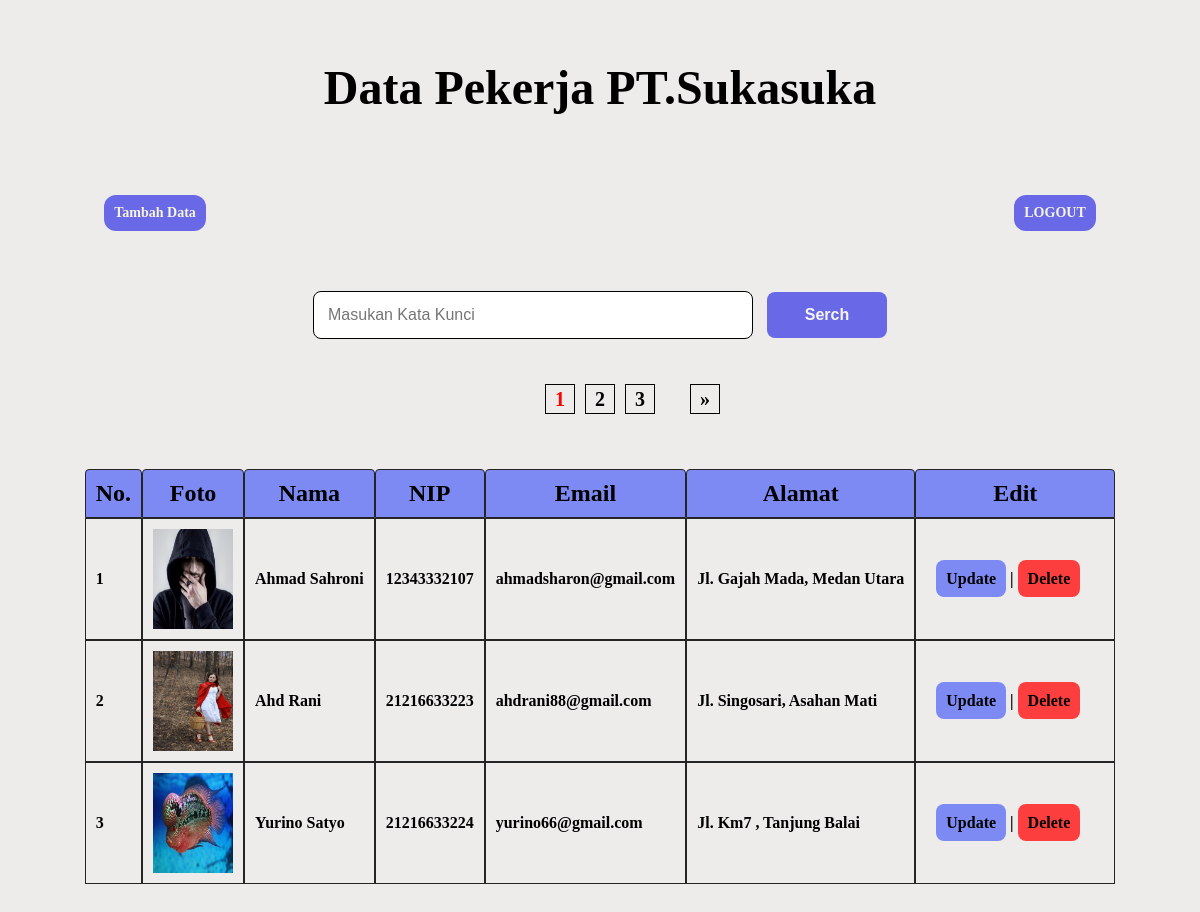
The app's page /index.php (signed in) with its own data.
### tables this page shows
CREATE TABLE `data_karyawan` (
  `id` int(11) NOT NULL,
  `foto` varchar(200) NOT NULL,
  `nama` varchar(200) NOT NULL,
  `nip` varchar(12) NOT NULL,
  `email` varchar(255) NOT NULL,
  `alamat` text NOT NULL
);

### functions/functions.php (called while the page is built, shortened)
<?php
$conn = mysqli_connect('localhost','root','','data_pekerja');
function query($query) {
    global $conn;
    $result = mysqli_query($conn,$query);
    $datas  = [];
    while ($data = mysqli_fetch_assoc($result)) {
        $datas[] = $data ;
    }
    return $datas ;
}
?>

### index.php (the view, shortened to what this page needs)
<?php
require ('functions/functions.php');
$dataperHalaman = 3;
$jumlahData = count(query("SELECT * FROM data_karyawan"));
$jumlahHalaman = ceil($jumlahData / $dataperHalaman);
$halamanAktif = isset($_GET['halaman']) ? $_GET['halaman'] : 1 ;
$awalanData = ($dataperHalaman * $halamanAktif) - $dataperHalaman;
$data_pekerja = query("SELECT * FROM data_karyawan LIMIT $awalanData , $dataperHalaman ");
?>
<html lang="en">
<head>
    <link rel="stylesheet" href="index.css">
</head>
<body>
    <div class="container" >
        <h1 class="tittle">Data Pekerja PT.Sukasuka</h1>
        <div class="menu" >
            <a href="tambah/tambah.php" class="tambah"  >Tambah Data</a>
            <a href="logout.php" class="logout">LOGOUT</a>
        </div>
        <div class="serching">
            <form action="" method="post" >
                <input type="text" name="keyword" placeholder="Masukan Kata Kunci" class="keyword" id="keyword" >
                <button type="submit" name="serch" class="serch" id="btnCari" >Serch</button>
            </form>
        </div>
        <div class="paginations">
            <div class="prev" >
            </div>
            <div class="aktiv" >
                <?php for($i = 1 ;$i <= $jumlahHalaman; $i++ ) : ?>
                    <?php if($i == $halamanAktif) : ?>
                        <a href="?halaman=<?= $i ?>" class="on"  style="font-weight:bolder;color:red;" ><?= $i ?></a>
                        <?php else : ?>
                            <a href="?halaman=<?= $i ?>" class="off"  ><?= $i ?></a>
                        <?php endif; ?>
                <?php endfor; ?>
            </div>
            <div class="aft" >
                <?php if($halamanAktif < $jumlahHalaman): ?>
                    <a href="?halaman=<?= $halamanAktif + 1; ?>" >&raquo;</a>
                    <?php else : ?>
                    <?php endif; ?>
            </div>
        </div>
        <div class="table" id="container" >
            <table  cellpadding="10" cellspacing="0"; >
                <tr>
                    <th>No.</th>
                    <th>Foto</th>
                    <th>Nama</th>
                    <th>NIP</th>
                    <th>Email</th>
                    <th>Alamat</th>
                    <th>Edit</th>
                </tr>
                <?php $i = 1  ?>
                <?php foreach($data_pekerja as $datas) :?>
                <tr>
                    <td><?= $i + $awalanData ?></td>
                    <td><img src="images/<?= $datas['foto']; ?>" alt=""></td>
                    <td><?= ucwords($datas['nama']) ; ?></td>
                    <td><?= $datas['nip']; ?></td>
                    <td><?= $datas['email']; ?></td>
                    <td><?= ucwords($datas['alamat']); ?></td>
                    <div class="ubah">
                        <td class="change" >
                            <a href="update/update.php?id=<?= $datas['id']; ?>" class="update" >Update</a> |
                            <a href="delete.php?id=<?= $datas['id']; ?>" class="delete"  onclick="return confirm('Apakah Anda Yakin..??')">Delete</a>
                        </td>
                    </div>
                </tr>
                <?php $i++ ?>
                <?php endforeach; ?>
            </table>
        </div>
    </div>
</body>
</html>

### index.css (style rules this page uses)
*,html { margin: 0; padding: 0; box-sizing: border-box; }
body { background-color: rgb(238, 235, 235); }
.container { max-width: 1200px; margin: 0 auto; }
h1 { display: flex; justify-content: center; text-align: center; margin : 30px 0; margin-bottom: 80px; margin-top: 60px; font-size: 48px; font-weight: bolder; }
.menu { display: flex; justify-content: space-around; }
.tambah { text-decoration: none; margin-right: 50%; font-size: 14px; font-weight: bold; border: 1px solid black; border-radius: 12px; padding: 10px; background-color: rgb(105, 105, 231); color: beige; -webkit-border-radius: 12px; -moz-border-radius: 12px; -ms-border-radius: 12px; -o-border-radius: 12px; border: none; }
.logout { text-decoration: none; font-size: 14px; font-weight: bold; border: 1px solid black; border-radius: 12px; padding: 10px; background-color: rgb(105, 105, 231); color: beige; -webkit-border-radius: 12px; -moz-border-radius: 12px; -ms-border-radius: 12px; -o-border-radius: 12px; border: none; }
.serching { display: flex; justify-content: center; align-items: center; }
.keyword { font-size: 16px; padding: 14px; width: 440px; margin-top: 60px; border: 1.5px solid black; border-radius: 8px; -webkit-border-radius: 8px; -moz-border-radius: 8px; -ms-border-radius: 8px; -o-border-radius: 8px; }
.serch { padding: 14px; margin-left: 10px; background-color:rgb(105, 105, 231); font-size: 16px; font-weight: bold; color: whitesmoke; border: none; border-radius: 8px; width: 120px; cursor: pointer; }
.paginations { max-width: 1200px; display: flex; justify-content: center; align-items: center; margin-top: 20px; padding: 10px; }
.prev { width: 30px; height: 30px; margin-right: 20px; }
.aktiv { width: auto; height: 30px; display: flex; justify-content: center; align-items: center; margin: 15px; gap: 10px; }
.aktiv a { border: 1px solid black; color: black; width: 30px; height: 30px; }
.on { color: tomato; text-decoration: none; font-size: 20px; font-weight: bolder; display: flex; justify-content: center; align-items: center; }
.off { text-decoration: none; font-size: 20px; font-weight: bolder; display: flex; justify-content: center; align-items: center; }
.aft { width: 30px; height: 30px; margin-left: 20px; }
.aft a { height: 30px; color: black; border: 1px solid black ; text-decoration: none; font-size: 20px; font-weight: bold; display: flex; justify-content: center; align-items: center; text-align: center; }
.table { display: flex; justify-content: center; align-items: center; padding: 10px; margin: 20px; margin-top: 20px ; }
tr th { padding: 10px; font-weight: bold; font-size: 24px; background-color: rgb(126, 138, 243); border: 1.5px solid rgb(37, 37, 37); border-radius: 4px 4px 0 0; -webkit-border-radius: 4px 4px 0 0; -moz-border-radius: 4px 4px 0 0; -ms-border-radius: 4px 4px 0 0; -o-border-radius: 4px 4px 0 0; }
th { margin: 10px; }
tr td { font-size: 16px; padding: 10px; font-weight: bold; border: 1.5px solid rgb(37, 37, 37); }
.ubah { display: flex; }
.change { padding: 20px; width: 200px; }
.update { text-decoration: none; background-color: rgb(126, 138, 243) ; color: black ; padding: 10px; border-radius: 8px; font-weight: bold; font-size: 16px; }
.delete { text-decoration: none; background-color: rgb(253, 62, 62) ; color: black ; padding: 10px; border-radius: 8px; font-weight: bold; font-size: 16px; }
img { width: 80px; height: 100px; }

### records on screen
data_karyawan: awalanData "1", foto (picture), nama "Ahmad Sahroni", nip "12343332107", email "ahmadsharon@gmail.com", alamat "Jl. Gajah Mada, Medan Utara"
data_karyawan: awalanData "2", foto (picture), nama "Ahd Rani", nip "21216633223", email "ahdrani88@gmail.com", alamat "Jl. Singosari, Asahan Mati"
data_karyawan: awalanData "3", foto (picture), nama "Yurino Satyo", nip "21216633224", email "yurino66@gmail.com", alamat "Jl. Km7 , Tanjung Balai"
